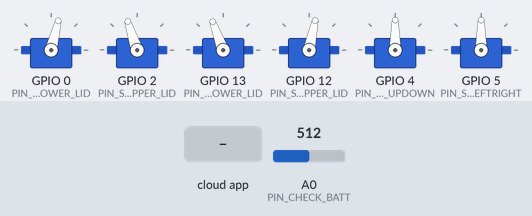
Bench run of a sketch on a simulated ESP8266 (NodeMCU). Shown: 6 × servo. The test bench sets the inputs (shaded band); at power-on: A0 (PIN_CHECK_BATT) = 512. The RemoteXY app is connected.

Above: at 1.2 s.
1.3 s: the phone or cloud app sets Blink to 1
At 2.4 s:
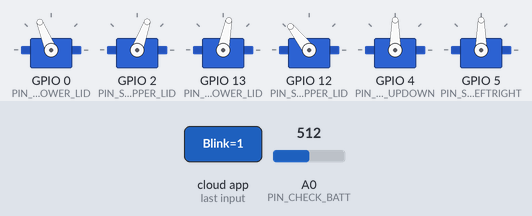
2.8 s: the phone or cloud app sets EyeRoll_x to -100
At 4.0 s:
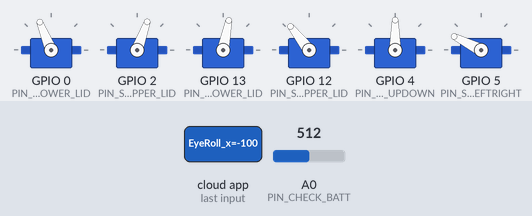
4.3 s: the phone or cloud app sets EyeRoll_y to -100
At 5.5 s:
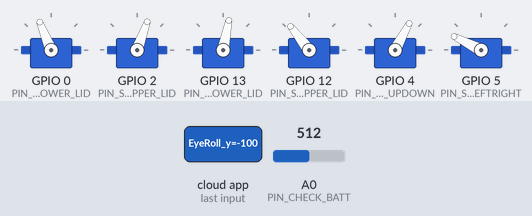
5.8 s: the phone or cloud app sets Blink to 0
At 6.2 s:
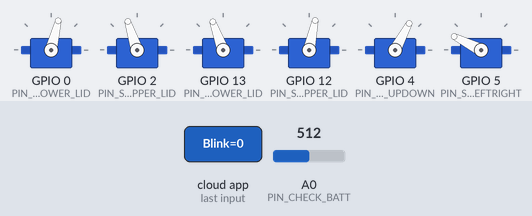
7.4 s: the phone or cloud app sets LidOpen to -100
At 8.3 s:
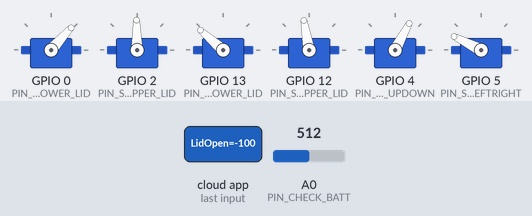
8.9 s: the phone or cloud app sets Direction to -100
At 9.4 s:
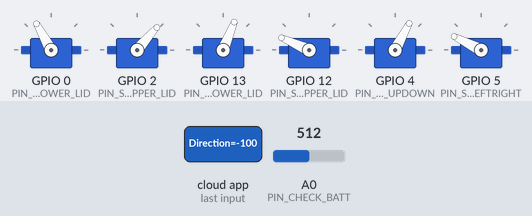
Timing chart, 0 to 11.4 s (numbered marks = the images above; inputs shaded):
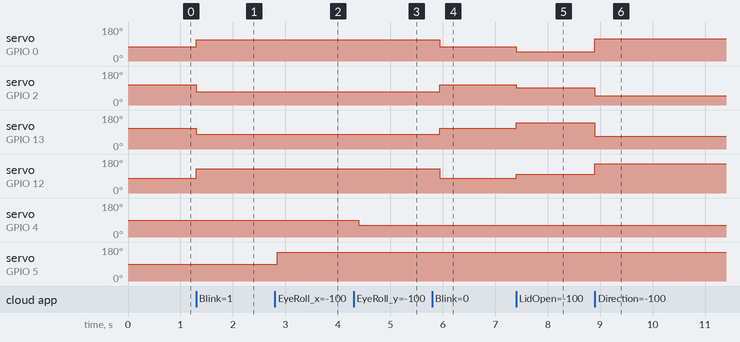

Measured:
- after the input at 1.3 s, servo on GPIO 0 (PIN_SRV_LEFT_LOWER_LID): 76° → 112° at once; servo on GPIO 2 (PIN_SRV_LEFT_UPPER_LID): 108° → 70° at once; servo on GPIO 13 (PIN_SRV_RIGHT_LOWER_LID): 110° → 79° at once; servo on GPIO 12 (PIN_SRV_RIGHT_UPPER_LID): 78° → 128° at once
- after the input at 2.8 s, servo on GPIO 5 (PIN_SRV_LEFTRIGHT): 90° → 153° after 0.05 s
- after the input at 4.3 s, servo on GPIO 4 (PIN_SRV_UPDOWN): 90° → 62° after 0.09 s
- after the input at 5.8 s, servo on GPIO 0 (PIN_SRV_LEFT_LOWER_LID): 112° → 76° after 0.14 s; servo on GPIO 2 (PIN_SRV_LEFT_UPPER_LID): 70° → 108° after 0.14 s; servo on GPIO 13 (PIN_SRV_RIGHT_LOWER_LID): 79° → 110° after 0.14 s; servo on GPIO 12 (PIN_SRV_RIGHT_UPPER_LID): 128° → 78° after 0.14 s
- after the input at 7.4 s, servo on GPIO 0 (PIN_SRV_LEFT_LOWER_LID): 76° → 48° at once; servo on GPIO 2 (PIN_SRV_LEFT_UPPER_LID): 108° → 91° at once; servo on GPIO 13 (PIN_SRV_RIGHT_LOWER_LID): 110° → 139° at once; servo on GPIO 12 (PIN_SRV_RIGHT_UPPER_LID): 78° → 100° at once
- after the input at 8.9 s, servo on GPIO 0 (PIN_SRV_LEFT_LOWER_LID): 48° → 119° at once; servo on GPIO 2 (PIN_SRV_LEFT_UPPER_LID): 91° → 49° at once; servo on GPIO 13 (PIN_SRV_RIGHT_LOWER_LID): 139° → 68° at once; servo on GPIO 12 (PIN_SRV_RIGHT_UPPER_LID): 100° → 156° at once

The sketch:

AnimatedEyes.ino
```cpp
#include "PinConfig.h"
#include "Remote.h"
#include "Movement.h"
#include "BatteryProtect.h"
#include "EyeServos.h"

//#define DEBUG_INO
#ifndef DEBUG_INO
#undef DEBUG_PRINTLN
#undef DEBUG_PRINT
#define DEBUG_PRINTLN(a)
#define DEBUG_PRINT(a)
#endif

bool HandleBatteryAlarm()
{
    if (!GetBatteryAlarmState())
        return false;

    static bool AlarmWasActive = false;

    bool AlarmIsActive = GetBatteryAlarmState();
    if (AlarmWasActive && !AlarmIsActive)
    {	// return to normal state
        AlarmWasActive = false;
        DEBUG_PRINTLN("Battery alarm ends.");

        RestartAllServos();
    }
    else if (!AlarmWasActive && AlarmIsActive)
    {	// Go to power save mode.
        AlarmWasActive = true;
        DEBUG_PRINTLN("Battery alarm!");

        ShutdownAllServos();
    }

    return AlarmIsActive;
}

void setup()
{
    Serial.begin(115200);
    DEBUG_PRINTLN(""); // ESP sends garbage using 74880 baud at boot.
    SetupBatteryProtect();
    SetupServos();
    SetupMovement();
    SetupRemote();
    DEBUG_PRINTLN("Setup done");
}


void loop()
{
    LoopBatteryProtect();
    /* ToDo: enable Battery protect
    if (HandleBatteryAlarm())
        return;
    */
    LoopServos();
    LoopRemote();
    if (!RemoteXYIsConnected())
        return;

    LoopMovement();
}
```

BatteryProtect.cpp
```cpp
#include "Arduino.h"
#include "BatteryProtect.h"
#include "PinConfig.h"

// #define DEBUG_BATTERYPROTECT

#ifndef DEBUG_BATTERYPROTECT
#undef DEBUG_PRINTLN
#undef DEBUG_PRINT
#define DEBUG_PRINTLN(a)
#define DEBUG_PRINT(a)
#endif

#define BATTERY_CHECK_INTERVALL 500000  // 2 times a second will do nicely
#define THRESHOLD_VALUE (3.3*DIGITS_PER_VOLT)
#define HYSTERESIS_VALUE (3.5*DIGITS_PER_VOLT)

bool BatteryAlarmState = false;
int batteryLowCounter = 0;
uint16_t measuredBattery = THRESHOLD_VALUE;

unsigned long nextTimeToCheckBattery;

bool GetBatteryAlarmState()
{
	return BatteryAlarmState;
}

void SetBatteryAlarmState(bool state)
{
	BatteryAlarmState = state;
}

void LoopBatteryProtect()
{
	unsigned long now = micros();
	if (now < nextTimeToCheckBattery)
		return;

	nextTimeToCheckBattery = now + BATTERY_CHECK_INTERVALL;

	measuredBattery = analogRead(PIN_CHECK_BATT);

	DEBUG_PRINT(measuredBattery);
	DEBUG_PRINT("   ");
	if (GetBatteryAlarmState())
	{	// needs to be a certain time above a higher voltage to return to non-alarm-state
		if (measuredBattery > HYSTERESIS_VALUE)
			batteryLowCounter--;
		else
			batteryLowCounter = 10;

		if (batteryLowCounter <= 0)
		{
			batteryLowCounter = 0;
			SetBatteryAlarmState(false);
		}
	}
	else
	{
		if (measuredBattery < THRESHOLD_VALUE)
			batteryLowCounter++;
		else
			batteryLowCounter = 0;

		if (batteryLowCounter >= 10) // one second with undervoltage
		{
			batteryLowCounter = 10;
			SetBatteryAlarmState(true);
		}
	}
	DEBUG_PRINTLN(batteryLowCounter);
}

void SetupBatteryProtect()
{
	pinMode(PIN_CHECK_BATT, INPUT);
	nextTimeToCheckBattery = micros() + BATTERY_CHECK_INTERVALL;
}
```

BatteryProtect.h
```cpp
#pragma once
void SetupBatteryProtect();
void LoopBatteryProtect();
bool GetBatteryAlarmState();

// measured values with actual reistors result into 190 digits per Volt
// what I measured:
// 796 at 4.2V
// 708 at 3.7V
// 626  at 3.3V
#define DIGITS_PER_VOLT 190.0

// on an other chip, I measured:
// 823 at 4.2V
// 726 at 3.7V
// 649  at 3.3V
// which was 194 digits per volt
```

EyeServos.cpp
```cpp
#include "EyeServos.h"
#include "PinConfig.h"

//#define DEBUG_EYESERVOS

#ifndef DEBUG_EYESERVOS
#undef DEBUG_PRINTLN
#undef DEBUG_PRINT
#define DEBUG_PRINTLN(a)
#define DEBUG_PRINT(a)
#endif


// Servo identities
#define PIN_SRV_LEFT_LOWER_LID	PIN_M1
#define PIN_SRV_LEFT_UPPER_LID	PIN_M2
#define PIN_SRV_UPDOWN			PIN_M3
#define PIN_SRV_LEFTRIGHT		PIN_M4
#define PIN_SRV_RIGHT_UPPER_LID PIN_M5
#define PIN_SRV_RIGHT_LOWER_LID PIN_M6

EyeServo ServoLeftLowerLid(PIN_SRV_LEFT_LOWER_LID, MIN_LEFT_LOWER_LID, MAX_LEFT_LOWER_LID, MID_LEFT_LOWER_LID);
EyeServo ServoLeftUpperLid(PIN_SRV_LEFT_UPPER_LID, MIN_LEFT_UPPER_LID, MAX_LEFT_UPPER_LID, MID_LEFT_UPPER_LID);
EyeServo ServoRightLowerLid(PIN_SRV_RIGHT_LOWER_LID, MIN_RIGHT_LOWER_LID, MAX_RIGHT_LOWER_LID, MID_RIGHT_LOWER_LID);
EyeServo ServoRightUpperLid(PIN_SRV_RIGHT_UPPER_LID, MIN_RIGHT_UPPER_LID, MAX_RIGHT_UPPER_LID, MID_RIGHT_UPPER_LID);
EyeServo ServoUpDown(PIN_SRV_UPDOWN, MIN_UPDOWN, MAX_UPDOWN);
EyeServo ServoLeftRight(PIN_SRV_LEFTRIGHT, MIN_LEFTRIGHT, MAX_LEFTRIGHT);

EyeServo::EyeServo(int pin, int min, int max, int middle)
{
	myPin = pin;

	myMin = min; // it is allowed that min is greater than max
	myMax = max;
	if(middle == -1)
		myMiddle = (myMin + myMax) / 2;
	else
		myMiddle = middle;

	myPWM = myMiddle;
}

void EyeServo::Setup()
{
	RestartServo();
}

void EyeServo::ShutdownServo()
{
	myServo.detach();
}

void EyeServo::RestartServo()
{
	if (myMin < myMax)
		myServo.attach(myPin, myMin, myMax, myPWM);
	else
		myServo.attach(myPin, myMax, myMin, myPWM);
}

void EyeServo::Set(int pwm)
{
	if (pwm == myPWM)
		return;

	if (myMin < myMax)
	{
		if (pwm < myMin)
			pwm = myMin;
		else if (pwm > myMax)
			pwm = myMax;
	}
	else // (myMin > myMax)
	{
		if (pwm > myMin)
			pwm = myMin;
		else if (pwm < myMax)
			pwm = myMax;
	}

	myServo.writeMicroseconds(pwm);
	myPWM = pwm;
}

void EyeServo::SetPercentage(int percent)
{
	int mapval = map(percent, -100, 100, myMin, myMax);
	Set(mapval);
}

void EyeServo::SetMin()
{
	Set(myMin);
}

void EyeServo::SetMiddle()
{
	Set(myMiddle);
}

void EyeServo::SetMax()
{
	Set(myMax);
}

void SetupServos()
{
	ServoLeftLowerLid.Setup();
	ServoLeftUpperLid.Setup();
	ServoRightLowerLid.Setup();
	ServoRightUpperLid.Setup();
	ServoUpDown.Setup();
	ServoLeftRight.Setup();
}

void LoopServos()
{

}

void ShutdownAllServos()
{
	ServoLeftLowerLid.ShutdownServo();
	ServoLeftUpperLid.ShutdownServo();
	ServoRightLowerLid.ShutdownServo();
	ServoRightUpperLid.ShutdownServo();
	ServoUpDown.ShutdownServo();
	ServoLeftRight.ShutdownServo();
}

void RestartAllServos()
{
	ServoLeftLowerLid.RestartServo();
	ServoLeftUpperLid.RestartServo();
	ServoRightLowerLid.RestartServo();
	ServoRightUpperLid.RestartServo();
	ServoUpDown.RestartServo();
	ServoLeftRight.RestartServo();
}
```

EyeServos.h
```cpp
#pragma once
#include <Servo.h>
#include "PinConfig.h"

// Servo timing is usually in a range of 1000us up to 2000us, but some servos act on a range 500us-2500us and some do more
#define PWM_MIN	500
#define PWM_MIDDLE 1500
#define PWM_MAX 2500

class EyeServo
{
public:
	EyeServo(int pin, int min = PWM_MIN, int max = PWM_MAX, int middle = -1); 	// set min is greater than max if you want to reverse directions
	void Setup();
	void ShutdownServo();
	void RestartServo();
	void Set(int pwm);
	void SetMin();
	void SetMiddle();
	void SetMax();
	void SetPercentage(int percent); // set in a range from -100 to 100
private:
	Servo myServo;
	int myPin;
	int myPWM;
	int myMin;
	int myMax;
	int myMiddle;
};

void SetupServos();
void LoopServos();
void RestartAllServos();
void ShutdownAllServos();

extern EyeServo ServoLeftLowerLid;
extern EyeServo ServoLeftUpperLid;
extern EyeServo ServoRightLowerLid;
extern EyeServo ServoRightUpperLid;
extern EyeServo ServoUpDown;
extern EyeServo ServoLeftRight;

// Left/Right is from viewers view, not from eyes view
#define MIN_LEFT_LOWER_LID 650 // down position
#define MID_LEFT_LOWER_LID 1700 // Middle position
#define MAX_LEFT_LOWER_LID 2130 // Up position

#define MIN_LEFT_UPPER_LID 1050 // down position
#define MID_LEFT_UPPER_LID 1270 // Middle position
#define MAX_LEFT_UPPER_LID 1920 // Up position

#define MIN_RIGHT_LOWER_LID 2350 // down
#define MID_RIGHT_LOWER_LID 1360 // middle
#define MAX_RIGHT_LOWER_LID 900	 // up

#define MIN_RIGHT_UPPER_LID 2150 // down
#define MID_RIGHT_UPPER_LID 1860 // middle
#define MAX_RIGHT_UPPER_LID 1000 // up

#define MIN_UPDOWN 1180 // Look down
#define MAX_UPDOWN 1750 // Look up

#define MIN_LEFTRIGHT 2120 // Look to "Right Lid"
#define MAX_LEFTRIGHT 1000 // Look to "Left Lid"
```

Movement.cpp
```cpp
#include "Movement.h"
#include "EyeServos.h"
#include "Remote.h"

//#define DEBUG_MOVEMENT

#ifndef DEBUG_MOVEMENT
#undef DEBUG_PRINTLN
#undef DEBUG_PRINT
#define DEBUG_PRINTLN(a)
#define DEBUG_PRINT(a)
#endif


#define LEFT_LOWER_LID_UP       MAX_LEFT_LOWER_LID
#define LEFT_LOWER_LID_SLOT     MID_LEFT_LOWER_LID
#define LEFT_LOWER_LID_DOWN     MIN_LEFT_LOWER_LID

#define LEFT_UPPER_LID_UP       MAX_LEFT_UPPER_LID
#define LEFT_UPPER_LID_SLOT     MID_LEFT_UPPER_LID
#define LEFT_UPPER_LID_DOWN     MIN_LEFT_UPPER_LID

#define RIGHT_LOWER_LID_UP      MIN_RIGHT_LOWER_LID
#define RIGHT_LOWER_LID_SLOT    MID_RIGHT_LOWER_LID
#define RIGHT_LOWER_LID_DOWN    MAX_RIGHT_LOWER_LID

#define RIGHT_UPPER_LID_UP      MAX_RIGHT_UPPER_LID
#define RIGHT_UPPER_LID_SLOT    MID_RIGHT_UPPER_LID
#define RIGHT_UPPER_LID_DOWN    MIN_RIGHT_UPPER_LID


void SetEyeBall(int8_t x, int8_t y)
{
    ServoLeftRight.SetPercentage(x);
    ServoUpDown.SetPercentage(y);
}

void SetEyeLid(int8_t open, int8_t direction, int eyes)
{
#define LOWER_MIDDLE -48
    int openness = map(open, -100, 100, 0, 80); // degrees opened lid
    int directed = map(direction, -100, 100, -50, 50); // degrees up or down opened
    DEBUG_PRINTLN("Opened: " + String(openness) + "   Directed:" + String(directed));
    int upperangle = openness + direction;
    if (upperangle < -100)
        upperangle = -100;
    else if (upperangle > 100)
        upperangle = 100;

    int lowerangle = openness - direction + LOWER_MIDDLE;
    if (lowerangle < -100)
        lowerangle = -100;
    else if (lowerangle > 100)
        lowerangle = 100;

    if (eyes & USE_LEFT_EYE)
    {
        ServoLeftLowerLid.SetPercentage(lowerangle);
        ServoLeftUpperLid.SetPercentage(upperangle);
    }
    if (eyes & USE_RIGHT_EYE)
    {
        ServoRightLowerLid.SetPercentage(lowerangle);
        ServoRightUpperLid.SetPercentage(upperangle);
    }
}

void DoBlink(int eyes)
{
    if (eyes == 0)
        return;
    if (eyes & USE_LEFT_EYE)
    {
        ServoLeftLowerLid.Set(LEFT_LOWER_LID_SLOT);
        ServoLeftUpperLid.Set(LEFT_UPPER_LID_SLOT);
    }
    if (eyes & USE_RIGHT_EYE)
    {
        ServoRightLowerLid.Set(MID_RIGHT_LOWER_LID);
        ServoRightUpperLid.Set(MID_RIGHT_UPPER_LID);
    }
    delay(220);
}

void SetupMovement()
{
}

void LoopMovement()
{
    int8_t xval, yval;
    GetEyeRollXY(&xval, &yval);
   // DEBUG_PRINTLN("X:" + String(xval) + "   Y:" + String(yval));
    SetEyeBall(xval, yval);

    int b = GetBlink();
    if (b != 0)
        DoBlink(b);
    else
    {
        int8_t open = GetLidOpen();
        int8_t direction = GetLidDirection();
        DEBUG_PRINTLN("LidOpen:" + String(open) + "   LidDir:" + String(direction));
        SetEyeLid(open, direction);
    }
}
```

Movement.h
```cpp
#pragma once
#include "PinConfig.h"
#include "Remote.h"

void SetupMovement();
void LoopMovement();

void SetEyeBall(int8_t x, int8_t y);
void SetEyeLid(int8_t open, int8_t direction, int eyes = (USE_LEFT_EYE | USE_RIGHT_EYE));
void DoBlink(int eyes = (USE_LEFT_EYE | USE_RIGHT_EYE));
```

Remote.cpp
```cpp
#include "Remote.h"

// #define DEBUG_REMOTE
#ifndef DEBUG_REMOTE
#undef DEBUG_PRINTLN
#undef DEBUG_PRINT
#define DEBUG_PRINTLN(a)
#define DEBUG_PRINT(a)
#endif

//////////////////////////////////////////////
//        RemoteXY include library          //
//////////////////////////////////////////////

// RemoteXY select connection mode and include library
#define REMOTEXY_MODE__ESP8266WIFI_LIB_POINT
#include <ESP8266WiFi.h>

#include <RemoteXY.h>

// RemoteXY connection settings
#define REMOTEXY_WIFI_SSID "AnimatedEyes"
#define REMOTEXY_WIFI_PASSWORD ""
#define REMOTEXY_SERVER_PORT 6377


// RemoteXY configurate
#pragma pack(push, 1)
uint8_t RemoteXY_CONF[] =   // 62 bytes
  { 255,7,0,0,0,55,0,16,21,1,1,0,24,4,16,16,120,31,0,4,
  32,1,0,8,49,2,26,5,0,7,48,49,49,9,130,6,4,32,54,0,
  8,48,2,26,1,0,15,29,12,12,176,31,0,1,0,37,29,12,12,165,
  31,0 };

// this structure defines all the variables and events of your control interface
struct {

    // input variables
  uint8_t Blink; // =1 if button pressed, else =0
  int8_t LidOpen; // =-100..100 slider position
  int8_t EyeRoll_x; // from -100 to 100
  int8_t EyeRoll_y; // from -100 to 100
  int8_t Direction; // =-100..100 slider position
  uint8_t BlinkLeft; // =1 if button pressed, else =0
  uint8_t BlinkRight; // =1 if button pressed, else =0

    // other variable
  uint8_t connect_flag;  // =1 if wire connected, else =0

} RemoteXY;
#pragma pack(pop)

/////////////////////////////////////////////
//           END RemoteXY include          //
/////////////////////////////////////////////


void SetupRemote()
{
    RemoteXY_Init();
}

void LoopRemote()
{
    RemoteXY_Handler();
}

int GetBlink()
{
    int ret = 0;
    if (RemoteXY.Blink == 1)
        return USE_LEFT_EYE | USE_RIGHT_EYE;

    if (RemoteXY.BlinkLeft == 1)
        return USE_LEFT_EYE;

    if (RemoteXY.BlinkRight == 1)
        return USE_RIGHT_EYE;
    return 0;
}

void GetEyeRollXY(int8_t* x, int8_t* y)
{
    *x = RemoteXY.EyeRoll_x;
    *y = RemoteXY.EyeRoll_y;
}

int GetLidOpen()
{
    return RemoteXY.LidOpen;
}

int GetLidDirection()
{
    return RemoteXY.Direction;
}

bool RemoteXYIsConnected()
{
    return (RemoteXY.connect_flag == true);
}
```

Remote.h
```cpp
#pragma once
#include "PinConfig.h"

void SetupRemote();
void LoopRemote();
bool RemoteXYIsConnected();

#define USE_LEFT_EYE 0x01
#define USE_RIGHT_EYE 0x02
int GetBlink();
void GetEyeRollXY(int8_t* x, int8_t* y);
int GetLidOpen();
int GetLidDirection();
```

PinConfig.h
```cpp
#pragma once
#include "Arduino.h"


#define PIN_M1 0	// Used for bootloader and Incremental-Switch, too. Is pulled up externally.
#define PIN_M2 2	// This will be our only servo output. Is pulled up externally.
#define PIN_M3 4 // Used for I2C
#define PIN_M4 5 // Used for I2C
#define PIN_M5 12
#define PIN_M6 13 // Re-used for PWM bin
#define PIN_MOT_A	14
#define PIN_MOT_B	15
#define PIN_SPARE	16

// Overdischarge protection
#define PIN_CHECK_BATT	A0

#define DEBUG_PRINTLN(a) Serial.println(a)
#define DEBUG_PRINT(a) Serial.print(a)
```
